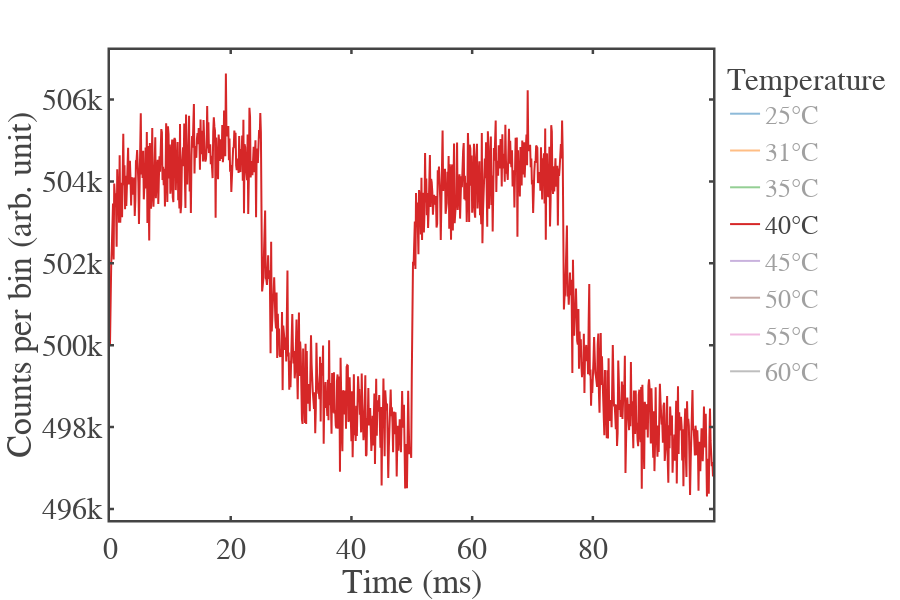

This figure's notebook cell:
### Markdown cell above
## Temperature Sensing

### Code cell
import os
import numpy as np
import plotly.graph_objects as go

# --- Custom Plotly Template with axis label & tick label font sizes ---
fig_template = go.layout.Template()
fig_template.layout = {
    'template': 'simple_white+presentation',
    'autosize': False,
    'width': 800,
    'height': 600,
    'xaxis': {
        'ticks': 'inside',
        'mirror': 'ticks',
        'linewidth': 2.5,
        'tickwidth': 2.5,
        'ticklen': 4,
        'showline': True,
        'showgrid': False,
        'zerolinecolor': 'white',
        'titlefont': dict(size=34),
        'tickfont': dict(size=30),
    },
    'yaxis': {
        'ticks': 'inside',
        'mirror': 'ticks',
        'linewidth': 2.5,
        'tickwidth': 2.5,
        'ticklen': 4,
        'showline': True,
        'showgrid': False,
        'zerolinecolor': 'white',
        'titlefont': dict(size=34),
        'tickfont': dict(size=30),
    },
    'font': {'family': 'mathjax', 'size': 30}
}

# --- Path to folder ---
folder_path = r"C:\Users\Atanu\OneDrive\Desktop\research_work\paper\NaBiF4_PL_analysis\datas\2nd Oct NaBiF4\temperature sensing"

# --- Temperature list to include ---
temperatures = [25, 31, 35, 40, 45, 50, 55, 60]

# --- Temperatures that use the '_2.txt' version ---
use_2_suffix = {35, 45, 50, 55}

# --- Initialize figure ---
fig = go.Figure()
curves = []

# --- Load all data ---
for temp in temperatures:
    if temp in use_2_suffix:
        filename = f"1064nm_3.84mW_20Hz_975nm_220mW_{temp}degree_2.txt"
    else:
        filename = f"1064nm_3.84mW_20Hz_975nm_220mW_{temp}degree.txt"
    
    file_path = os.path.join(folder_path, filename)

    if not os.path.exists(file_path):
        print(f"⚠️ File not found: {filename}")
        continue

    # Load data (skip header, tab-separated)
    data = np.loadtxt(file_path, skiprows=1, delimiter='\t')
    time_ps = data[:, 0]
    counts = data[:, 1]

    curves.append((temp, time_ps, counts))

# --- Compute normalization factor based on average in 0–25 ms ---
t_low, t_high = 0, 25e9  # 25 ms = 25e9 ps
mean_values = []

for temp, time_ps, counts in curves:
    mask = (time_ps >= t_low) & (time_ps <= t_high)
    mean_in_range = np.mean(counts[mask]) if np.any(mask) else 1
    mean_values.append(mean_in_range)

# Reference mean = first curve’s mean
ref_mean = mean_values[0]

# --- Plot only selected temperatures (25, 45, 60) ---
selected_temps = {25, 31, 35, 40, 45, 50, 55, 60}

for (temp, time_ps, counts), mean_val in zip(curves, mean_values):
    if temp in selected_temps:
        normalized_counts = counts * (ref_mean / mean_val)
        fig.add_trace(go.Scatter(
            x=time_ps/1e9,
            y=normalized_counts,
            mode='lines',
            name=f"{temp}°C"
        ))

# --- Layout ---
fig.update_layout(
    template=fig_template,
    xaxis_title="Time (ms)",
    yaxis_title="Counts per bin (arb. unit)",
    legend_title="Temperature",
    legend=dict(font=dict(size=26)),
    width=900,
    height=600,
    margin=dict(l=110, r=50, t=50, b=80),
)

fig.show()

### Figure 1 — Plotly figure (JSON) as saved in the notebook; plotly's stock layout.template omitted (floating-point values rounded to 4 significant figures; data arrays with more than 128 entries replaced by an {"elided": "..."} marker saying what was removed)
{"data": [{"mode": "lines", "name": "25°C", "type": "scatter", "visible": "legendonly", "x": {"elided": "1000 float values"}, "y": {"elided": "1000 int values"}}, {"mode": "lines", "name": "31°C", "type": "scatter", "visible": "legendonly", "x": {"elided": "1000 float values"}, "y": {"elided": "1000 float values"}}, {"mode": "lines", "name": "35°C", "type": "scatter", "visible": "legendonly", "x": {"elided": "1000 float values"}, "y": {"elided": "1000 float values"}}, {"mode": "lines", "name": "40°C", "type": "scatter", "visible": true, "x": {"elided": "1000 float values"}, "y": {"elided": "1000 float values"}}, {"mode": "lines", "name": "45°C", "type": "scatter", "visible": "legendonly", "x": {"elided": "1000 float values"}, "y": {"elided": "1000 float values"}}, {"mode": "lines", "name": "50°C", "type": "scatter", "visible": "legendonly", "x": {"elided": "1000 float values"}, "y": {"elided": "1000 float values"}}, {"mode": "lines", "name": "55°C", "type": "scatter", "visible": "legendonly", "x": {"elided": "1000 float values"}, "y": {"elided": "1000 float values"}}, {"mode": "lines", "name": "60°C", "type": "scatter", "visible": "legendonly", "x": {"elided": "1000 float values"}, "y": {"elided": "1000 float values"}}], "layout": {"height": 600, "legend": {"font": {"size": 26}, "title": {"text": "Temperature"}}, "margin": {"b": 80, "l": 110, "r": 50, "t": 50}, "width": 900, "xaxis": {"autorange": true, "range": [0, 99.9], "title": {"text": "Time (ms)"}, "type": "linear"}, "yaxis": {"autorange": true, "range": [495700.0, 507200.0], "title": {"text": "Counts per bin (arb. unit)"}, "type": "linear"}}}
